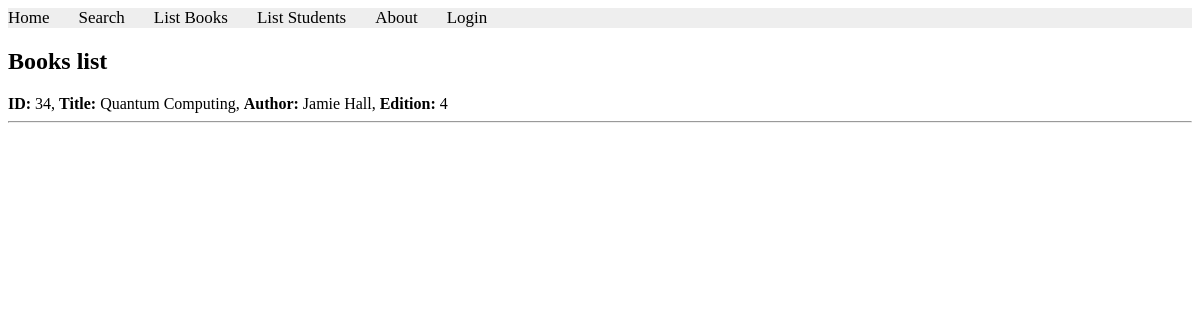
/books/lab8/task2, run on the app's committed database.
### apps/bookmodule/models.py (models this page shows)
class Book(models.Model):
    title = models.CharField(max_length = 50)
    author = models.CharField(max_length = 50)
    price = models.FloatField(default = 0.0)
    edition = models.SmallIntegerField(default = 1)

### apps/bookmodule/views.py (the view)
# urls.py: path('lab8/task2', views.lab8_task2, name="books.lab8_task2"),
def lab8_task2(request):
    books = Book.objects.filter(Q(edition__gt=2) & (Q(title__icontains='qu') | Q(author__icontains='qu')))
    return render(request, 'bookmodule/lab8_task2.html', {'books': books})

### apps/templates/bookmodule/lab8_task2.html (shortened to what this page needs)
{% extends "layouts/base.html" %}
{% block content %}
    <h2>Books list</h2>
    {% for obj in books %}
    <b>ID:</b> {{obj.id}}, <b>Title:</b> {{obj.title}}, <b>Author:</b> {{obj.author}}, <b>Edition:</b> {{obj.edition}}
    <hr>
    {% endfor %}
{% endblock content %}

### apps/static/styles.css (style rules this page uses)
body { background-color: lighred; }

### data on the page
Book: id "34", title "Quantum Computing", author "Jamie Hall", edition "4"
